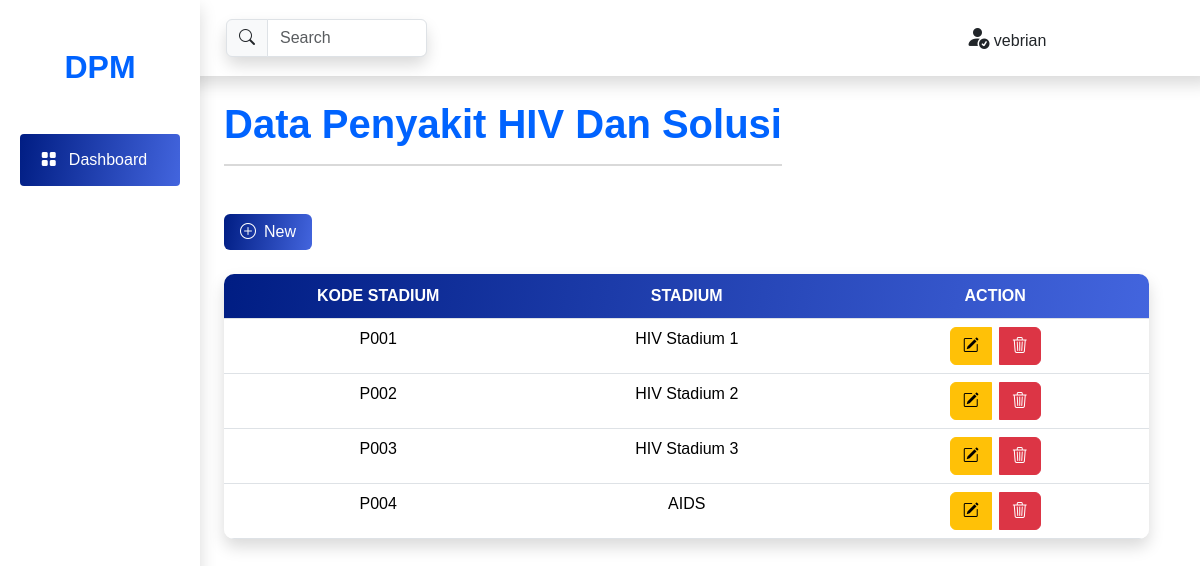
/admin/dashboard.php (signed in), run on the app's committed database.
### tables this page shows
CREATE TABLE `data_stadium` (
  `id` int(11) NOT NULL,
  `kode_stadium` varchar(200) DEFAULT NULL,
  `stadium` varchar(200) DEFAULT NULL,
  `konfirmasi_kode_gejala` varchar(200) DEFAULT NULL
);

### admin/dashboard.php (the view, shortened to what this page needs)
<?php
require "../php/db.php";
$query = mysqli_query($db, "SELECT * FROM data_stadium");
?>
<!DOCTYPE html>
<html lang="en">
<head>
    <link href="https://cdn.jsdelivr.net/npm/bootstrap@5.3.2/dist/css/bootstrap.min.css" rel="stylesheet" />
    <link rel="stylesheet" href="https://cdn.jsdelivr.net/npm/bootstrap-icons@1.11.1/font/bootstrap-icons.css">
    <link rel="stylesheet" href="../assets/css/dasboard.css?v=<?php time() ?>">
</head>
<body>
    <section class="dashboard">
        <div class="row m-0 p-0">
            <div class="col-2 side-bar shadow p-0 ">
                <div class="container-fluid p-0">
                    <h1 class="fw-bold fs-2 text-center mt-5">DPM</h1>
                    <div class="bar-items mt-5">
                        <div class="row pt-2 pb-2">
                            <div class="btn-nav d-flex justify-content-center align-items-center">
                                <span><i class="bi bi-grid-fill"></i></span>
                                <button class="btn " type="button" data-bs-toggle="collapse" data-bs-target="#collapseExample" aria-expanded="false" aria-controls="collapseExample">
                                    Dashboard
                                </button>
                            </div>
                        </div>
                    </div>
                </div>
            </div>
            <div class="col-10 content p-0 ">
                <div class="row">
                    <div class="col-12 navbar-content shadow p-0 ">
                        <div class="row w-100 h-100 d-flex justify-content-start align-items-center" style="margin-left: 26px;">
                            <div class="col-5 search">
                                <div class="input-group w-50 shadow" id="filter">
                                    <span class="input-group-text" id="basic-addon1"><i class="bi bi-search"></i></span>
                                    <input type="search" class="form-control shadow-none" placeholder="Search" controls="tabelDataa">
                                </div>
                            </div>
                            <div class="col-5 d-flex justify-content-end gap-4 ">
                                <button class="btn btn-sm fs-6 px-2 p-0 m-0" type="button" data-bs-toggle="dropdown"><span><i class="bi bi-person-fill-check fs-4"></i></span> <?= $_SESSION['nama'] ?> </button>
                            </div>
                        </div>
                    </div>
                    <div class="col-12 admin-content ">
                        <div class="container-fluid ps-4">
                            <h1 class="fw-bold mt-4 pb-3">Data Penyakit HIV Dan Solusi</h1>
                            <button class="btn btn-add-data d-flex px-3 mt-5" data-bs-toggle="modal" data-bs-target="#addNewData">
                                <i class="bi bi-plus-circle"></i>
                                <p class="ms-2 mb-0">New</p>
                            </button>
                            <div class="tabel-data mt-4 mb-4">
                                <table class="table shadow text-center ">
                                    <thead>
                                        <tr>
                                            <th scope="col">KODE STADIUM</th>
                                            <th scope="col">STADIUM</th>
                                            <th scope="col">ACTION</th>
                                        </tr>
                                    </thead>
                                    <tbody>
                                        <?php while ($data = mysqli_fetch_array($query)) { ?>
                                            <tr>
                                                <td class="text-capitalize"><?= $data['kode_stadium'] ?></td>
                                                <td class="text-capitalize"><?= $data['stadium'] ?></td>
                                                <td>
                                                    <div class="btn-group gap-2 ">
                                                        <a href="form/edit_form_stadium.php?edit=<?= $data['id'] ?>&kode=<?= $data['kode_stadium'] ?>&action=editstadium" class="btn btn-warning"><i class="bi bi-pencil-square"></i></i></a>
                                                        <a href="../php/delete.php?id=<?= $data['id'] ?>&action=deletestadium" class="btn btn-danger"><i class="bi bi-trash3"></i></a>
                                                    </div>
                                                </td>
                                            </tr>
                                        <?php } ?>
                                    </tbody>
                                </table>
                            </div>
                        </div>
                    </div>
                </div>
            </div>
        </div>
    </section>
</body>
</html>

### assets/css/dasboard.css (style rules this page uses)
:root { --color-lighblue1: #0063FF; --color-lighblue2: #4365DE; --color-darkblue: #001D83; --color-white: #FFFFFF; --color-black: #262626; --color-yellow: #E8C018; }
* { box-sizing: border-box; padding: 0; margin: 0; font-family: "Poppins", sans-serif; }
html { scroll-behavior: smooth; }
.dashboard .row .side-bar { height: 100vh; }
.dashboard .row .side-bar .container-fluid h1 { color: var(--color-lighblue1); }
.dashboard .row .side-bar .bar-items .row { width: 80%; margin: 0 auto; background: linear-gradient(280deg,#4365DE, #001D83); border-radius: 4px; }
.dashboard .row .side-bar .bar-items .row .btn-nav span, .dashboard .row .side-bar .bar-items .row .btn-nav button { color: var(--color-white); }
.dashboard .row .side-bar .bar-items .row .btn-nav button { border: 0; outline: 0; }
.dashboard .row .content { height: 100vh; overflow: hidden; }
.dashboard .row .content .row .navbar-content { height: 76px; }
.dashboard .row .content .row .admin-content { height: 90vh; overflow: scroll; }
.dashboard .row .content .row .navbar-content .row .search .input-group { border-radius: 10px; }
.dashboard .row .content .row .admin-content h1 { color: var(--color-lighblue1); border-bottom: 2px solid #D9D9D9; width: max-content; }
.dashboard .row .content .row .admin-content .container-fluid .btn-add-data { background: linear-gradient(280deg,#4365DE, #001D83); color: var(--color-white); border: none; }
.dashboard .row .content .row .admin-content .container-fluid .tabel-data table { overflow: hidden; border-radius: 10px; width: 96%; }
.dashboard .row .content .row .admin-content .container-fluid .tabel-data table thead { background: linear-gradient(280deg,#4365DE, #001D83); }
.dashboard .row .content .row .admin-content .container-fluid .tabel-data table thead tr th { background-color: transparent; color: var(--color-white); width: 150px; padding: 10px 0; }

### data on the page
data_stadium: kode_stadium "P001", stadium "HIV Stadium 1"
data_stadium: kode_stadium "P002", stadium "HIV Stadium 2"
data_stadium: kode_stadium "P003", stadium "HIV Stadium 3"
data_stadium: kode_stadium "P004", stadium "AIDS"

### other printed values
$_SESSION['nama'] "vebrian"
